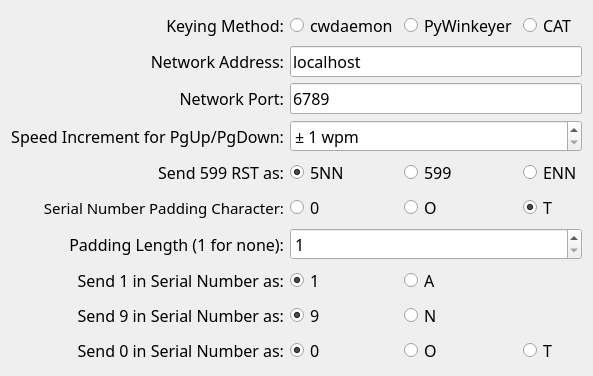
     <widget class="QWidget" name="cw_tab">
      <property name="font">
       <font>
        <family>JetBrains Mono</family>
        
        <pointsize>12</pointsize>
        <strikeout>false</strikeout>
       </font>
      </property>
      <attribute name="title">
       <string>CW</string>
      </attribute>
      <layout class="QGridLayout" name="gridLayout_6">
       <item row="2" column="1" colspan="3">
        <widget class="QLineEdit" name="cwport_field">
         <property name="font">
          <font>
           <family>JetBrains Mono</family>
           
           <pointsize>12</pointsize>
           <strikeout>false</strikeout>
          </font>
         </property>
         <property name="accessibleName">
          <string>c w port number</string>
         </property>
         <property name="accessibleDescription">
          <string>port number of c w keyer.</string>
         </property>
         <property name="inputMethodHints">
          <set>Qt::InputMethodHint::ImhDigitsOnly</set>
         </property>
         <property name="text">
          <string>6789</string>
         </property>
        </widget>
       </item>
       <item row="4" column="1">
        <widget class="QRadioButton" name="cwsentrst_5nn">
         <property name="toolTip">
          <string>&lt;html&gt;&lt;head/&gt;&lt;body&gt;&lt;p&gt;Send 599 as 5NN&lt;/p&gt;&lt;/body&gt;&lt;/html&gt;</string>
         </property>
         <property name="accessibleName">
          <string>5 n n</string>
         </property>
         <property name="accessibleDescription">
          <string>send 5 9 9 as 5 n n</string>
         </property>
         <property name="text">
          <string>5NN</string>
         </property>
         <property name="checked">
          <bool>true</bool>
         </property>
         <attribute name="buttonGroup">
          <string notr="true">cwsentrst_group</string>
         </attribute>
        </widget>
       </item>
       <item row="12" column="2">
        <widget class="QRadioButton" name="cwserial_0_as_o">
         <property name="toolTip">
          <string>&lt;html&gt;&lt;head/&gt;&lt;body&gt;&lt;p&gt;Send 0 as O (oscar) in serial numbers&lt;/p&gt;&lt;/body&gt;&lt;/html&gt;</string>
         </property>
         <property name="accessibleName">
          <string>o</string>
         </property>
         <property name="accessibleDescription">
          <string>send 0 in serials as o</string>
         </property>
         <property name="text">
          <string>O</string>
         </property>
         <attribute name="buttonGroup">
          <string notr="true">cwserial_0_group</string>
         </attribute>
        </widget>
       </item>
       <item row="10" column="2">
        <widget class="QRadioButton" name="cwserial_1_as_a">
         <property name="toolTip">
          <string>&lt;html&gt;&lt;head/&gt;&lt;body&gt;&lt;p&gt;Send 1 as A in serial numbers&lt;/p&gt;&lt;/body&gt;&lt;/html&gt;</string>
         </property>
         <property name="accessibleName">
          <string>a</string>
         </property>
         <property name="accessibleDescription">
          <string>send 1 in serials as a</string>
         </property>
         <property name="text">
          <string>A</string>
         </property>
         <attribute name="buttonGroup">
          <string notr="true">cwserial_1_group</string>
         </attribute>
        </widget>
       </item>
       <item row="5" column="1">
        <widget class="QRadioButton" name="cwpaddingchar_0">
         <property name="toolTip">
          <string>&lt;html&gt;&lt;head/&gt;&lt;body&gt;&lt;p&gt;Pad serial number with 0 (zeros)&lt;/p&gt;&lt;/body&gt;&lt;/html&gt;</string>
         </property>
         <property name="accessibleName">
          <string>0</string>
         </property>
         <property name="accessibleDescription">
          <string>pad serial numbers with zero</string>
         </property>
         <property name="text">
          <string>0</string>
         </property>
         <attribute name="buttonGroup">
          <string notr="true">cwpaddingchar_group</string>
         </attribute>
        </widget>
       </item>
       <item row="0" column="2">
        <widget class="QRadioButton" name="usepywinkeyer_radioButton">
         <property name="font">
          <font>
           <family>JetBrains Mono</family>
           
           <pointsize>12</pointsize>
           <strikeout>false</strikeout>
          </font>
         </property>
         <property name="accessibleName">
          <string>pywinkeyer</string>
         </property>
         <property name="accessibleDescription">
          <string>use pie win keyer.</string>
         </property>
         <property name="text">
          <string>PyWinkeyer</string>
         </property>
         <attribute name="buttonGroup">
          <string notr="true">cwkeying_group</string>
         </attribute>
        </widget>
       </item>
       <item row="5" column="0">
        <widget class="QLabel" name="cwpaddingchar_label">
         <property name="font">
          <font>
           <family>JetBrains Mono</family>
           
           <pointsize>11</pointsize>
           <strikeout>false</strikeout>
          </font>
         </property>
         <property name="text">
          <string>Serial Number Padding Character:</string>
         </property>
         <property name="alignment">
          <set>Qt::AlignRight|Qt::AlignTrailing|Qt::AlignVCenter</set>
         </property>
        </widget>
       </item>
       <item row="1" column="0">
        <widget class="QLabel" name="cwaddress_label">
         <property name="font">
          <font>
           <family>JetBrains Mono</family>
           
           <pointsize>12</pointsize>
           <strikeout>false</strikeout>
          </font>
         </property>
         <property name="text">
          <string>Network Address:</string>
         </property>
         <property name="alignment">
          <set>Qt::AlignRight|Qt::AlignTrailing|Qt::AlignVCenter</set>
         </property>
        </widget>
       </item>
       <item row="0" column="1">
        <widget class="QRadioButton" name="usecwdaemon_radioButton">
         <property name="font">
          <font>
           <family>JetBrains Mono</family>
           
           <pointsize>12</pointsize>
           <strikeout>false</strikeout>
          </font>
         </property>
         <property name="accessibleName">
          <string>cwdaemon</string>
         </property>
         <property name="accessibleDescription">
          <string>use c w daemon</string>
         </property>
         <property name="text">
          <string>cwdaemon</string>
         </property>
         <attribute name="buttonGroup">
          <string notr="true">cwkeying_group</string>
         </attribute>
        </widget>
       </item>
       <item row="0" column="3">
        <widget class="QRadioButton" name="usecwviacat_radioButton">
         <property name="font">
          <font>
           <family>JetBrains Mono</family>
           
           <pointsize>12</pointsize>
           <strikeout>false</strikeout>
          </font>
         </property>
         <property name="accessibleName">
          <string>CAT</string>
         </property>
         <property name="accessibleDescription">
          <string>use cat for c w</string>
         </property>
         <property name="text">
          <string>CAT</string>
         </property>
         <attribute name="buttonGroup">
          <string notr="true">cwkeying_group</string>
         </attribute>
        </widget>
       </item>
       <item row="5" column="3">
        <widget class="QRadioButton" name="cwpaddingchar_t">
         <property name="toolTip">
          <string>&lt;html&gt;&lt;head/&gt;&lt;body&gt;&lt;p&gt;Pad serial number with T&lt;/p&gt;&lt;/body&gt;&lt;/html&gt;</string>
         </property>
         <property name="accessibleName">
          <string>t</string>
         </property>
         <property name="accessibleDescription">
          <string>pad serial numbers with letter t</string>
         </property>
         <property name="text">
          <string>T</string>
         </property>
         <property name="checked">
          <bool>true</bool>
         </property>
         <attribute name="buttonGroup">
          <string notr="true">cwpaddingchar_group</string>
         </attribute>
        </widget>
       </item>
       <item row="10" column="0">
        <widget class="QLabel" name="cwserial_1_label">
         <property name="text">
          <string>Send 1 in Serial Number as:</string>
         </property>
         <property name="alignment">
          <set>Qt::AlignRight|Qt::AlignTrailing|Qt::AlignVCenter</set>
         </property>
        </widget>
       </item>
       <item row="2" column="0">
        <widget class="QLabel" name="cwport_label">
         <property name="font">
          <font>
           <family>JetBrains Mono</family>
           
           <pointsize>12</pointsize>
           <strikeout>false</strikeout>
          </font>
         </property>
         <property name="text">
          <string>Network Port:</string>
         </property>
         <property name="alignment">
          <set>Qt::AlignRight|Qt::AlignTrailing|Qt::AlignVCenter</set>
         </property>
        </widget>
       </item>
       <item row="12" column="1">
        <widget class="QRadioButton" name="cwserial_0_as_0">
         <property name="toolTip">
          <string>&lt;html&gt;&lt;head/&gt;&lt;body&gt;&lt;p&gt;Send 0 as 0 (zero) in serial numbers&lt;/p&gt;&lt;/body&gt;&lt;/html&gt;</string>
         </property>
         <property name="accessibleName">
          <string>0</string>
         </property>
         <property name="accessibleDescription">
          <string>send 0 in serials as-is</string>
         </property>
         <property name="text">
          <string>0</string>
         </property>
         <property name="checked">
          <bool>true</bool>
         </property>
         <attribute name="buttonGroup">
          <string notr="true">cwserial_0_group</string>
         </attribute>
        </widget>
       </item>
       <item row="3" column="0">
        <widget class="QLabel" name="cwstepping_label">
         <property name="text">
          <string>Speed Increment for PgUp/PgDown:</string>
         </property>
         <property name="alignment">
          <set>Qt::AlignLeft|Qt::AlignTrailing|Qt::AlignVCenter</set>
         </property>
        </widget>
       </item>
       <item row="10" column="1">
        <widget class="QRadioButton" name="cwserial_1_as_1">
         <property name="toolTip">
          <string>&lt;html&gt;&lt;head/&gt;&lt;body&gt;&lt;p&gt;Send 1 as 1 in serial numbers&lt;/p&gt;&lt;/body&gt;&lt;/html&gt;</string>
         </property>
         <property name="accessibleName">
          <string>1</string>
         </property>
         <property name="accessibleDescription">
          <string>send 1 in serials as-is</string>
         </property>
         <property name="text">
          <string>1</string>
         </property>
         <property name="checked">
          <bool>true</bool>
         </property>
         <attribute name="buttonGroup">
          <string notr="true">cwserial_1_group</string>
         </attribute>
        </widget>
       </item>
       <item row="12" column="0">
        <widget class="QLabel" name="cwserial_0_label">
         <property name="text">
          <string>Send 0 in Serial Number as:</string>
         </property>
         <property name="alignment">
          <set>Qt::AlignRight|Qt::AlignTrailing|Qt::AlignVCenter</set>
         </property>
        </widget>
       </item>
       <item row="0" column="0">
        <widget class="QLabel" name="cwkeying_label">
         <property name="text">
          <string>Keying Method:</string>
         </property>
         <property name="alignment">
          <set>Qt::AlignRight|Qt::AlignTrailing|Qt::AlignVCenter</set>
         </property>
        </widget>
       </item>
       <item row="12" column="3">
        <widget class="QRadioButton" name="cwserial_0_as_t">
         <property name="toolTip">
          <string>&lt;html&gt;&lt;head/&gt;&lt;body&gt;&lt;p&gt;Send 0 as T in serial numbers&lt;/p&gt;&lt;/body&gt;&lt;/html&gt;</string>
         </property>
         <property name="accessibleName">
          <string>t</string>
         </property>
         <property name="accessibleDescription">
          <string>send 0 in serials as t</string>
         </property>
         <property name="text">
          <string>T</string>
         </property>
         <attribute name="buttonGroup">
          <string notr="true">cwserial_0_group</string>
         </attribute>
        </widget>
       </item>
       <item row="11" column="2">
        <widget class="QRadioButton" name="cwserial_9_as_n">
         <property name="toolTip">
          <string>&lt;html&gt;&lt;head/&gt;&lt;body&gt;&lt;p&gt;Send 9 as N in serial numbers&lt;/p&gt;&lt;/body&gt;&lt;/html&gt;</string>
         </property>
         <property name="accessibleName">
          <string>n</string>
         </property>
         <property name="accessibleDescription">
          <string>send 9 in serials as n</string>
         </property>
         <property name="text">
          <string>N</string>
         </property>
         <attribute name="buttonGroup">
          <string notr="true">cwserial_9_group</string>
         </attribute>
        </widget>
       </item>
       <item row="11" column="1">
        <widget class="QRadioButton" name="cwserial_9_as_9">
         <property name="toolTip">
          <string>&lt;html&gt;&lt;head/&gt;&lt;body&gt;&lt;p&gt;Send 9 as 9 in serial numbers&lt;/p&gt;&lt;/body&gt;&lt;/html&gt;</string>
         </property>
         <property name="accessibleName">
          <string>9</string>
         </property>
         <property name="accessibleDescription">
          <string>send 9 in serials as-is</string>
         </property>
         <property name="text">
          <string>9</string>
         </property>
         <property name="checked">
          <bool>true</bool>
         </property>
         <attribute name="buttonGroup">
          <string notr="true">cwserial_9_group</string>
         </attribute>
        </widget>
       </item>
       <item row="11" column="0">
        <widget class="QLabel" name="cwserial_9_label">
         <property name="text">
          <string>Send 9 in Serial Number as:</string>
         </property>
         <property name="alignment">
          <set>Qt::AlignRight|Qt::AlignTrailing|Qt::AlignVCenter</set>
         </property>
        </widget>
       </item>
       <item row="1" column="1" colspan="3">
        <widget class="QLineEdit" name="cwip_field">
         <property name="font">
          <font>
           <family>JetBrains Mono</family>
           
           <pointsize>12</pointsize>
           <strikeout>false</strikeout>
          </font>
         </property>
         <property name="accessibleName">
          <string>c w address</string>
         </property>
         <property name="accessibleDescription">
          <string>i p address or hostname of c w keyer.</string>
         </property>
         <property name="text">
          <string>localhost</string>
         </property>
        </widget>
       </item>
       <item row="4" column="3">
        <widget class="QRadioButton" name="cwsentrst_enn">
         <property name="toolTip">
          <string>&lt;html&gt;&lt;head/&gt;&lt;body&gt;&lt;p&gt;Send 599 as ENN&lt;/p&gt;&lt;/body&gt;&lt;/html&gt;</string>
         </property>
         <property name="accessibleName">
          <string>e n n</string>
         </property>
         <property name="accessibleDescription">
          <string>send 5 9 9 as e n n</string>
         </property>
         <property name="text">
          <string>ENN</string>
         </property>
         <attribute name="buttonGroup">
          <string notr="true">cwsentrst_group</string>
         </attribute>
        </widget>
       </item>
       <item row="4" column="0">
        <widget class="QLabel" name="cwsentrst_label">
         <property name="text">
          <string>Send 599 RST as:</string>
         </property>
         <property name="alignment">
          <set>Qt::AlignRight|Qt::AlignTrailing|Qt::AlignVCenter</set>
         </property>
        </widget>
       </item>
       <item row="4" column="2">
        <widget class="QRadioButton" name="cwsentrst_599">
         <property name="toolTip">
          <string>&lt;html&gt;&lt;head/&gt;&lt;body&gt;&lt;p&gt;Send 599 as 599&lt;/p&gt;&lt;/body&gt;&lt;/html&gt;</string>
         </property>
         <property name="accessibleName">
          <string>5 9 9</string>
         </property>
         <property name="accessibleDescription">
          <string>send 5 9 9 as-is</string>
         </property>
         <property name="text">
          <string>599</string>
         </property>
         <attribute name="buttonGroup">
          <string notr="true">cwsentrst_group</string>
         </attribute>
        </widget>
       </item>
       <item row="7" column="1" colspan="3">
        <widget class="QSpinBox" name="cwpaddinglength_field">
         <property name="font">
          <font>
           <family>JetBrains Mono</family>
           
           <pointsize>12</pointsize>
           <strikeout>false</strikeout>
          </font>
         </property>
         <property name="accessibleName">
          <string>c w padding character</string>
         </property>
         <property name="accessibleDescription">
          <string>number of padding characters to send when sending c w exchange number.</string>
         </property>
         <property name="inputMethodHints">
          <set>Qt::InputMethodHint::ImhDigitsOnly</set>
         </property>
         <property name="text" stdset="0">
          <string>1</string>
         </property>
         <property name="minimum">
          <number>1</number>
         </property>
         <property name="maximum">
          <number>10</number>
         </property>
         <property name="value">
          <number>1</number>
         </property>
        </widget>
       </item>
       <item row="7" column="0">
        <widget class="QLabel" name="cwpaddinglength_label">
         <property name="font">
          <font>
           <family>JetBrains Mono</family>
           
           <pointsize>12</pointsize>
           <strikeout>false</strikeout>
          </font>
         </property>
         <property name="text">
          <string>Padding Length (1 for none):</string>
         </property>
         <property name="alignment">
          <set>Qt::AlignRight|Qt::AlignTrailing|Qt::AlignVCenter</set>
         </property>
        </widget>
       </item>
       <item row="5" column="2">
        <widget class="QRadioButton" name="cwpaddingchar_o">
         <property name="toolTip">
          <string>&lt;html&gt;&lt;head/&gt;&lt;body&gt;&lt;p&gt;Pad serial number with O (oscar)&lt;/p&gt;&lt;/body&gt;&lt;/html&gt;</string>
         </property>
         <property name="accessibleName">
          <string>o</string>
         </property>
         <property name="accessibleDescription">
          <string>pad serial numbers with letter o</string>
         </property>
         <property name="text">
          <string>O</string>
         </property>
         <attribute name="buttonGroup">
          <string notr="true">cwpaddingchar_group</string>
         </attribute>
        </widget>
       </item>
       <item row="3" column="1" colspan="3">
        <widget class="QSpinBox" name="cwstepping_field">
         <property name="accessibleName">
          <string>c w page up/down stepping</string>
         </property>
         <property name="accessibleDescription">
          <string>The page up/down keys change the sending speed by this many w p m.</string>
         </property>
         <property name="minimum">
          <number>1</number>
         </property>
         <property name="maximum">
          <number>10</number>
         </property>
         <property name="prefix">
          <string>± </string>
         </property>
         <property name="suffix">
          <string> wpm</string>
         </property>
        </widget>
       </item>
      </layout>
     </widget>
